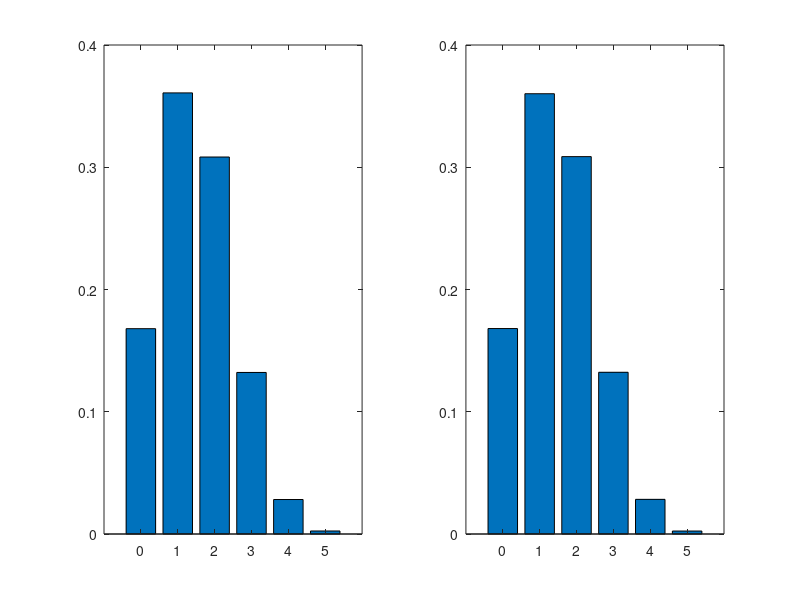

MATLAB code to generate this figure:
N = 1e6;
p = 0.3;
L = 5;
X = [0 1 2 3 4 5];

R = sum(rand(L, N) <= 0.3);
P_simulated = [sum(R == 0) sum(R == 1) sum(R == 2) sum(R == 3) sum(R == 4) sum(R == 5)] / N;
subplot(1, 2, 1);
bar(X, P_simulated);

P_theoretical = zeros(1, 5);
for e = X
    comb = prod(L:-1:L-e+1)/prod(L:e);
    P_theoretical(e + 1) = factorial(L)/factorial(e)/factorial(L-e) * p^e * (1-p)^(L-e);
end
subplot(1, 2, 2);
bar(X, P_theoretical);

fprintf('Probabilidade de no maximo 2 pecas serem defeituosas (teorica): %f\n', sum(P_theoretical(1:3)));
fprintf('Probabilidade de no maximo 2 pecas serem defeituosas (simulada): %f\n', sum(P_simulated(1:3)));